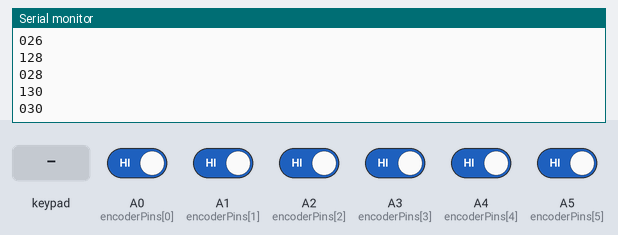
This sketch was run on a simulated Arduino Nano, built with avr-gcc and run on an emulated ATmega328P. On the bench: the last lines printed to the serial monitor. Wiring (inferred from the names in the program): 5×5 keypad (labels assumed): rows pin 2, pin 3, pin 4, pin 5, pin 6; columns pin 7, pin 8, pin 9, pin 10, pin 11. Inputs (shaded band) come from the test bench; at power-on: A0 (encoderPins[0]), A1 (encoderPins[1]), A2 (encoderPins[2]), A3 (encoderPins[3]), A4 (encoderPins[4]), A5 (encoderPins[5]) HIGH.

Above: at 1.2 s.
1.3 s: A4 (encoderPins[4]) driven LOW
At 2.5 s:
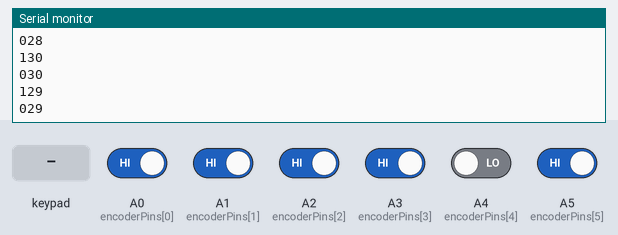
2.8 s: key '1' pressed
At 4.0 s:
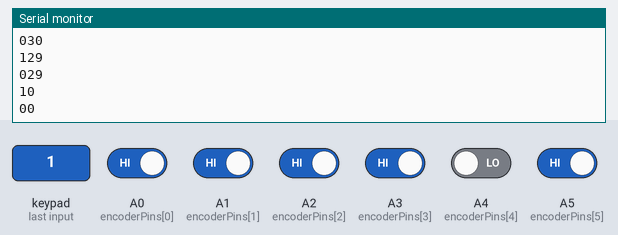
4.3 s: keypad keys 2 2 1 1 pressed 0.4 s apart
At 6.5 s:
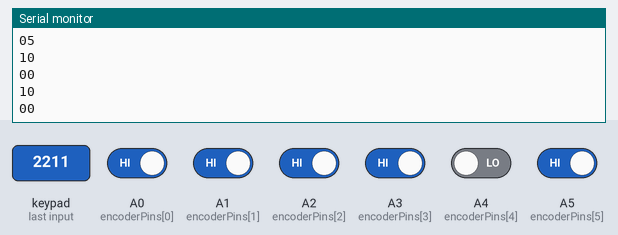
7.4 s: key '3' pressed
At 7.9 s:
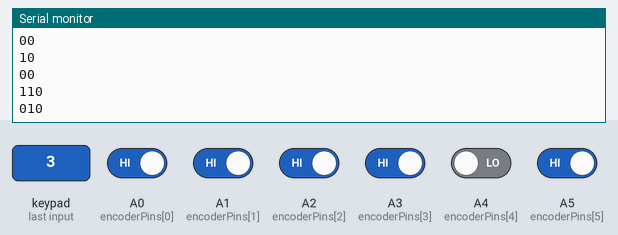
8.9 s: keypad keys 2 2 1 1 A pressed 0.4 s apart
At 11.5 s:
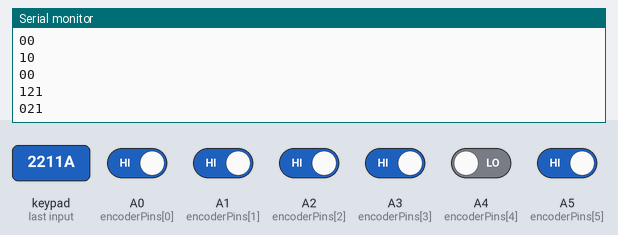
Timing chart, 0 to 13.0 s (numbered marks = the images above; inputs shaded):
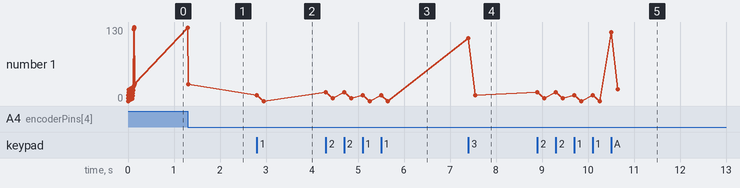

Measured:
- after the input at 1.3 s, the serial monitor: prints a new line at once (image 1)
- after the input at 2.8 s, the serial monitor: prints a new line at once (image 2)
- after the input at 4.3 s, the serial monitor: prints a new line at once (image 3)
- after the input at 7.4 s, the serial monitor: prints a new line at once (image 4)
- after the input at 8.9 s, the serial monitor: prints a new line at once (image 5)
- plotted number 1: 30 → 29 after the input at 1.3 s, 10 → 21 after the input at 8.9 s

The sketch:

arduino.ino
```cpp
byte encoderPins[] = {A0, A1, A2, A3, A4, A5, A6, A7};
const int encCount = sizeof(encoderPins) / sizeof(encoderPins[0]);
byte encoderSent[encCount];              // offset bottom encoders, so that input is trigger on the 'click' (Y, G, R, B)
const byte encoderSkip[] = {2, 2, 1, 1}; // skips nth signal from encoder (Y, G, R, B)

byte rows[] = {2, 3, 4, 5, 6};
const int rowCount = sizeof(rows) / sizeof(rows[0]);

byte cols[] = {7, 8, 9, 10, 11};
const int colCount = sizeof(cols) / sizeof(cols[0]);

byte encoders[8];
byte prevEncoders[8];
byte keys[colCount][rowCount];
byte prevKeys[colCount][rowCount];
byte debounce[colCount][rowCount];

byte DEBOUNCE_DURATION = 200;

void send(bool msg, int button)
{
  Serial.print(msg);
  Serial.println(button);
}

void setup()
{
  Serial.begin(9600);

  for (int x = 0; x < rowCount; x++)
  {
    pinMode(rows[x], INPUT);
  }

  for (int x = 0; x < colCount; x++)
  {
    pinMode(cols[x], INPUT_PULLUP);
  }

  for (int i = 0; i < encCount; i += 2)
  {
    pinMode(encoderPins[i], INPUT);
    pinMode(encoderPins[i + 1], INPUT);
    encoderSent[i / 2] = 0;
  }

  auto time = millis();

  for (int row = 0; row < rowCount; row++)
  {
    for (int col; col < colCount; col++)
    {
      debounce[col][row] = time;
    }
  }
}

void readMatrix()
{
  for (int colIndex = 0; colIndex < colCount; colIndex++)
  {
    byte curCol = cols[colIndex];
    pinMode(curCol, OUTPUT);
    digitalWrite(curCol, LOW);

    for (int rowIndex = 0; rowIndex < rowCount; rowIndex++)
    {
      byte rowCol = rows[rowIndex];
      pinMode(rowCol, INPUT_PULLUP);
      prevKeys[colIndex][rowIndex] = keys[colIndex][rowIndex];
      keys[colIndex][rowIndex] = digitalRead(rowCol);
      pinMode(rowCol, INPUT);
    }

    pinMode(curCol, INPUT);
  }

  for (int i = 0; i < encCount; i++)
  {
    byte cur = encoderPins[i];
    pinMode(cur, INPUT_PULLUP);
    prevEncoders[i] = encoders[i];
    encoders[i] = digitalRead(cur);
  }
}

void sendMatrix()
{
  for (int rowIndex = 0; rowIndex < rowCount; rowIndex++)
  {
    for (int colIndex = 0; colIndex < colCount; colIndex++)
    {
      if (keys[colIndex][rowIndex] < prevKeys[colIndex][rowIndex])
      {
        auto time = millis();

        if (time - debounce[colIndex][rowIndex] > DEBOUNCE_DURATION)
        {
          send(true, colIndex * rowCount + rowIndex);
          debounce[colIndex][rowIndex] = time;
        }
      }

      if (keys[colIndex][rowIndex] > prevKeys[colIndex][rowIndex])
      {
        send(false, colIndex * rowCount + rowIndex);
      }
    }
  }

  for (int i = 0; i < encCount; i += 2)
  {
    if ((encoders[i] != prevEncoders[i]))
    {
      if (encoderSent[i / 2] == 0)
      {
        send(true, (colCount * rowCount) + i + (encoders[i] == encoders[i + 1]));
        send(false, (colCount * rowCount) + i + (encoders[i] == encoders[i + 1]));
      }
      encoderSent[i / 2] = (encoderSent[i / 2] + 1) % encoderSkip[i / 2];
    }
  }
}

long long a = 0;

void loop()
{
  readMatrix();
  sendMatrix();
}
```
